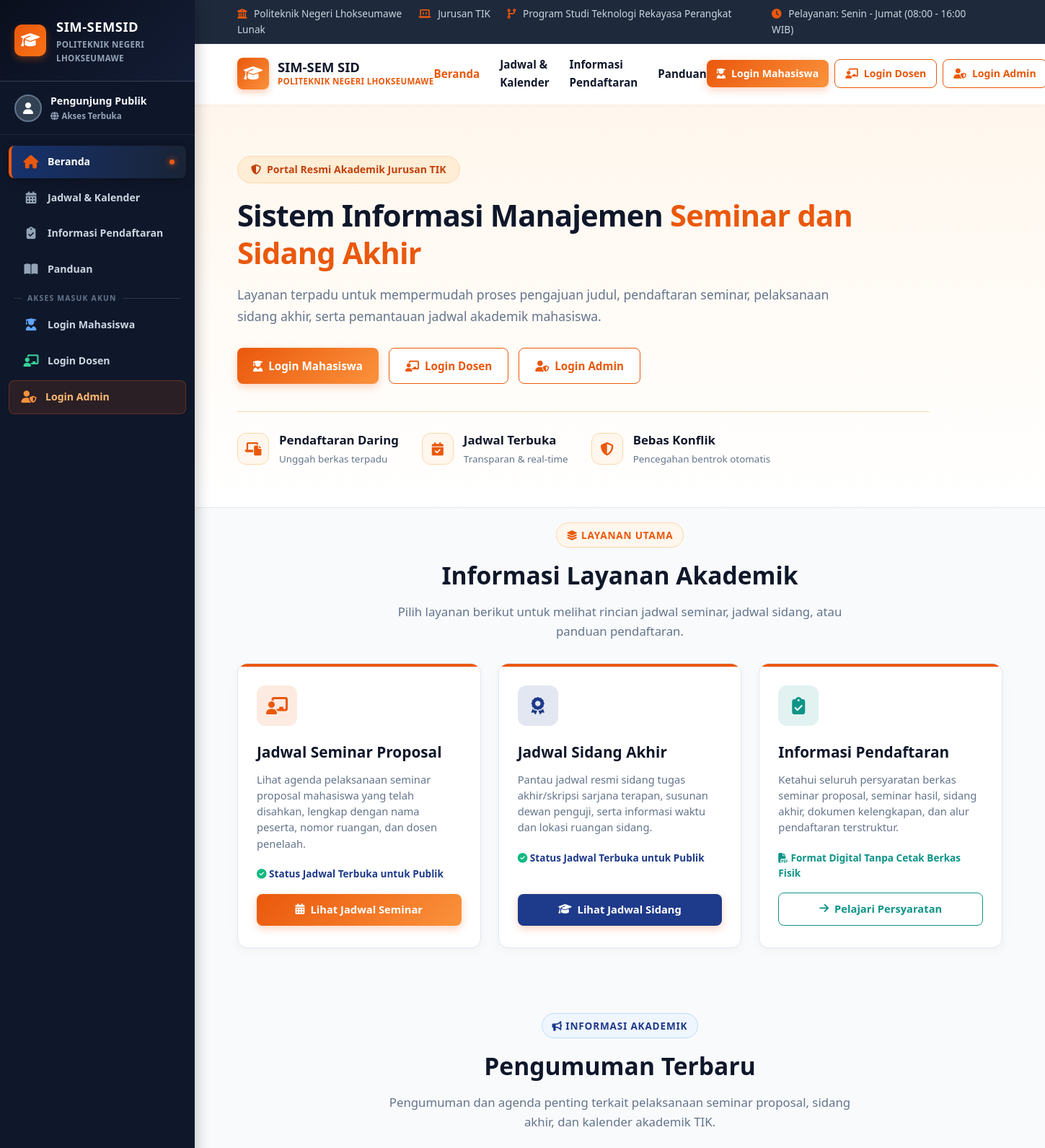
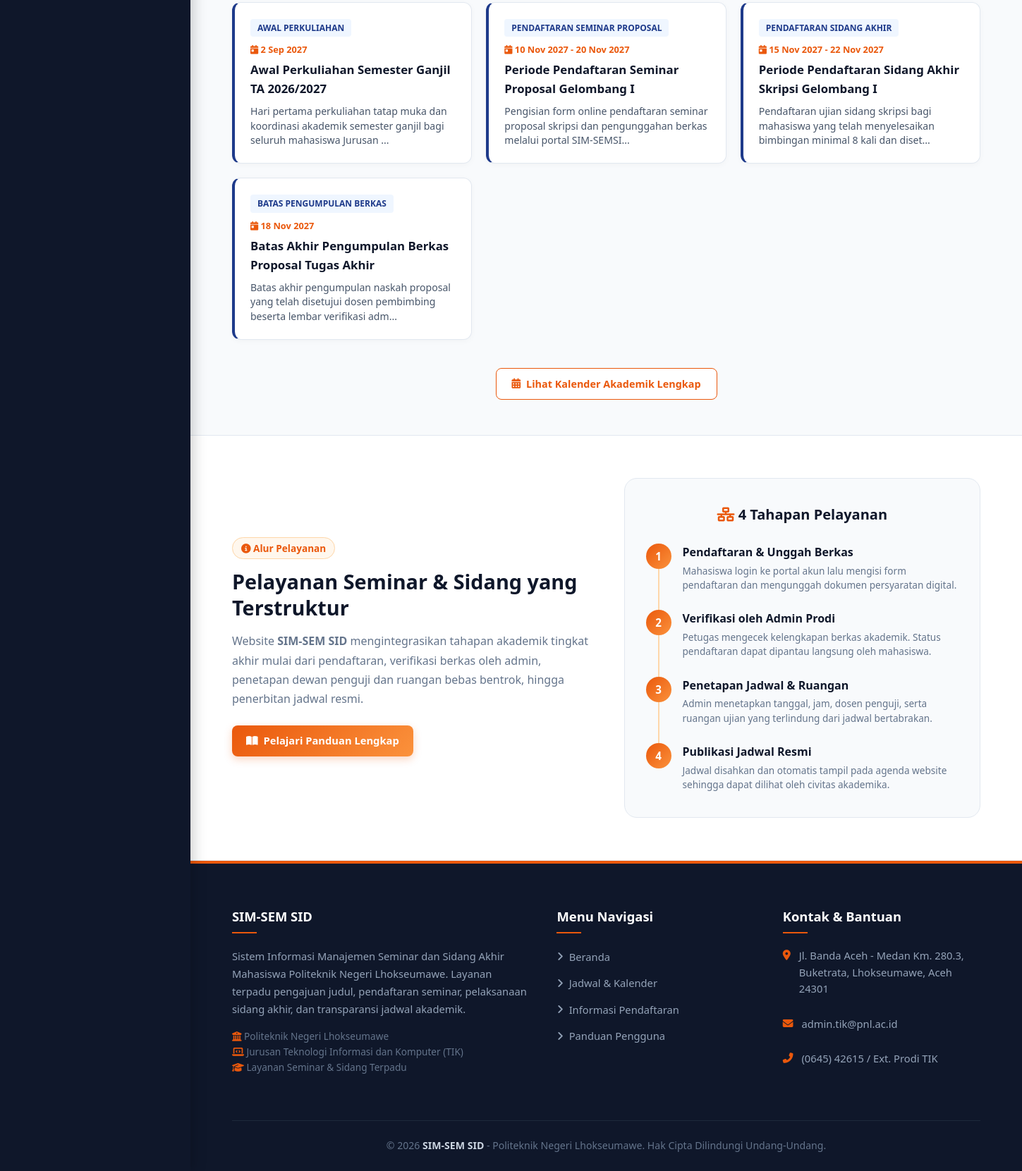
The page / on the database its author committed (2 pictures, top to bottom).
### tables this page shows
CREATE TABLE `kalender_akademik` (
  `id` int(11) NOT NULL AUTO_INCREMENT,
  `nama_kegiatan` varchar(255) NOT NULL,
  `kategori` varchar(100) NOT NULL,
  `tanggal_mulai` date NOT NULL,
  `tanggal_selesai` date NOT NULL,
  `waktu_kegiatan` varchar(100) DEFAULT 'Sepanjang Hari',
  `deskripsi` text DEFAULT NULL,
  `semester` enum('Ganjil','Genap') NOT NULL DEFAULT 'Ganjil',
  `tahun_akademik` varchar(20) NOT NULL DEFAULT '2024/2025',
  `status_publikasi` enum('Draft','Dipublikasikan') NOT NULL DEFAULT 'Dipublikasikan',
  `created_at` timestamp NOT NULL DEFAULT current_timestamp(),
  `updated_at` timestamp NOT NULL DEFAULT current_timestamp() ON UPDATE current_timestamp(),
  PRIMARY KEY (`id`),
  KEY `idx_tgl` (`tanggal_mulai`,`tanggal_selesai`),
  KEY `idx_kategori` (`kategori`),
  KEY `idx_status` (`status_publikasi`)
);

### index.php (the view, shortened to what the rows shown need)
<?php
require_once 'koneksi.php';
$q_pengumuman = mysqli_query($conn, "
    SELECT * FROM kalender_akademik
    WHERE status_publikasi = 'Dipublikasikan'
    ORDER BY tanggal_mulai ASC LIMIT 4
");
function tglIndoShortIndex($tgl) {
    $bln = [1=>'Jan','Feb','Mar','Apr','Mei','Jun','Jul','Agu','Sep','Okt','Nov','Des'];
    $ts = strtotime($tgl);
    return date('j', $ts) . ' ' . $bln[(int)date('n', $ts)] . ' ' . date('Y', $ts);
}
?>
<!DOCTYPE html>
<html lang="id">
<head>
    <link rel="stylesheet" href="https://cdnjs.cloudflare.com/ajax/libs/font-awesome/6.4.0/css/all.min.css">
    <link rel="stylesheet" href="style.css">
</head>
<body>
    <?php
    include 'public_sidebar.php';
    ?>
    <div class="site-content-wrapper">
    <header class="navbar">
        <div class="container nav-container">
            <a href="index.php" class="logo-area">
                <div class="logo-text">
                    <h1>SIM-SEM SID</h1>
                </div>
            </a>
        </div>
    </header>
    <section class="hero" id="beranda">
        <div class="container">
            <div class="hero-content">
                <h1 class="hero-title">
                    Sistem Informasi Manajemen <span style="color: #ea580c;">Seminar dan Sidang Akhir</span>
                </h1>
            </div>
        </div>
    </section>
    <section class="container" style="padding: 20px 0 30px;">
        <div class="section-title" style="text-align: center; margin-bottom: 10px;">
            <h2>Informasi Layanan Akademik</h2>
        </div>
    </section>
    <section class="container" style="padding: 10px 0 50px;">
        <div class="section-title" style="text-align: center; margin-bottom: 15px;">
            <h2>Pengumuman Terbaru</h2>
        </div>
        <div class="pengumuman-grid">
            <?php if (mysqli_num_rows($q_pengumuman) === 0): ?>
                <div style="grid-column: 1 / -1; background: white; padding: 30px; text-align: center; border-radius: 12px; border: 1px solid #e2e8f0; color: #64748b;">
                    <i class="fas fa-info-circle" style="font-size: 2rem; color: #cbd5e1; margin-bottom: 8px; display: block;"></i>
                    Belum ada pengumuman kegiatan akademik baru yang dipublikasikan saat ini.
                </div>
            <?php else: ?>
                <?php while ($p = mysqli_fetch_assoc($q_pengumuman)): ?>
                    <div class="pengumuman-item">
                        <span class="pengumuman-kategori"><?= htmlspecialchars($p['kategori']); ?></span>
                        <div class="pengumuman-date">
                            <i class="fas fa-calendar-day"></i> <?= tglIndoShortIndex($p['tanggal_mulai']); ?>
                            <?php if ($p['tanggal_mulai'] !== $p['tanggal_selesai']): ?>
                                - <?= tglIndoShortIndex($p['tanggal_selesai']); ?>
                            <?php endif; ?>
                        </div>
                        <h4 class="pengumuman-title"><?= htmlspecialchars($p['nama_kegiatan']); ?></h4>
                        <?php if (!empty($p['deskripsi'])): ?>
                            <p class="pengumuman-desc"><?= htmlspecialchars(mb_strimwidth($p['deskripsi'], 0, 110, '...')); ?></p>
                        <?php endif; ?>
                    </div>
                <?php endwhile; ?>
            <?php endif; ?>
        </div>
    </section>
    </div>
</body>
</html>

### rows shown on the page
kalender_akademik: kategori "AWAL PERKULIAHAN", tanggal_mulai "2 Sep 2027", nama_kegiatan "Awal Perkuliahan Semester Ganjil TA 2026/2027", deskripsi "Hari pertama perkuliahan tatap muka dan koordinasi akademik semester ganjil bagi seluruh mahasiswa Jurusan ..."
kalender_akademik: kategori "PENDAFTARAN SEMINAR PROPOSAL", tanggal_mulai "10 Nov 2027", tanggal_selesai "20 Nov 2027", nama_kegiatan "Periode Pendaftaran Seminar Proposal Gelombang I", deskripsi "Pengisian form online pendaftaran seminar proposal skripsi dan pengunggahan berkas melalui portal SIM-SEMSI..."
kalender_akademik: kategori "PENDAFTARAN SIDANG AKHIR", tanggal_mulai "15 Nov 2027", tanggal_selesai "22 Nov 2027", nama_kegiatan "Periode Pendaftaran Sidang Akhir Skripsi Gelombang I", deskripsi "Pendaftaran ujian sidang skripsi bagi mahasiswa yang telah menyelesaikan bimbingan minimal 8 kali dan diset..."
kalender_akademik: kategori "BATAS PENGUMPULAN BERKAS", tanggal_mulai "18 Nov 2027", nama_kegiatan "Batas Akhir Pengumpulan Berkas Proposal Tugas Akhir", deskripsi "Batas akhir pengumpulan naskah proposal yang telah disetujui dosen pembimbing beserta lembar verifikasi adm..."
